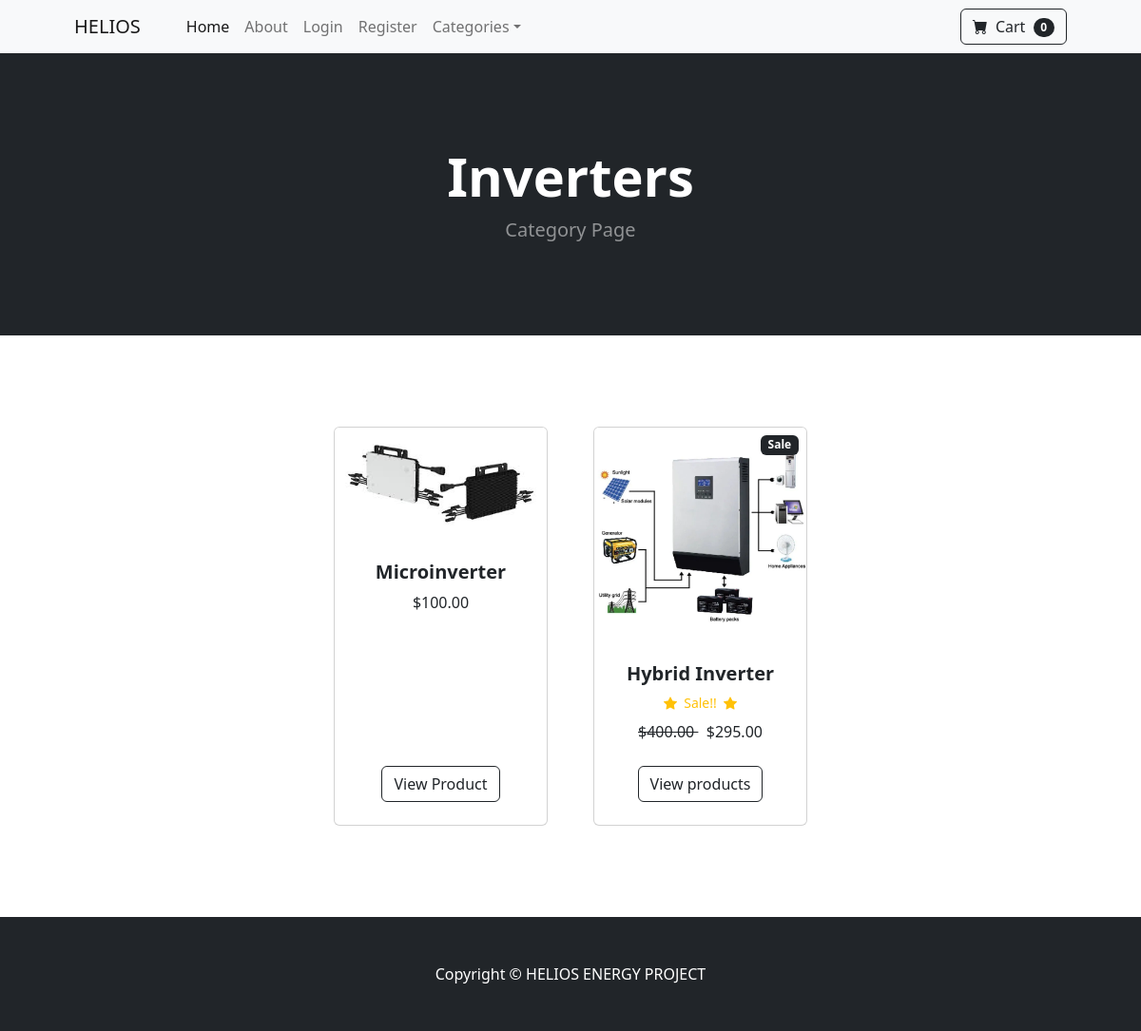
Screenshot of /category/Inverters with the database file from the repository.
### store/models.py (models this page shows, shortened)
class Category(models.Model):
    name = models.CharField(max_length=200)
    def __str__(self):
        return self.name
    class Meta:
        verbose_name_plural = 'categories'

class Product(models.Model):
    name = models.CharField(max_length=100)
    price = models.DecimalField(default=0, max_digits=10, decimal_places=2)
    description = models.CharField(max_length=1000, default='', blank=True, null=True )
    category = models.ForeignKey(Category, on_delete=models.CASCADE, default=1)
    image = models.ImageField(upload_to='uploads/products/')
    is_sale = models.BooleanField(default=False)
    sale_price = models.DecimalField(default=0, max_digits=10, decimal_places=2)

### store/views.py (the view)
# urls.py: path('category/<str:foo>', views.category, name='category'),
def category(request, foo):
    foo = foo.replace('-', ' ')
    try:
        category = Category.objects.get(name=foo)
        products = Product.objects.filter(category=category)
        return render(request, 'category.html', {'products': products, 'category': category})
    except:
        messages.success(request, 'Category does not exist')
        return redirect('home')

### cart/cart.py (called while the page is built)
    def __len__(self):
        return len(self.cart)

### cart/context_processors.py (called while the page is built)
def cart(request):
    return {'cart': Cart(request)}

### store/templates/category.html
{% extends 'base.html' %}
{% block content %}
        <header class="bg-dark py-5">
            <div class="container px-4 px-lg-5 my-5">
                <div class="text-center text-white">
                    <h1 class="display-4 fw-bolder">{{ category }}</h1>
                    <p class="lead fw-normal text-white-50 mb-0">Category Page</p>
                </div>
            </div>
        </header>
        <section class="py-5">
            <div class="container px-4 px-lg-5 mt-5">
                <div class="row gx-4 gx-lg-5 row-cols-2 row-cols-md-3 row-cols-xl-4 justify-content-center">
                    {% for product in products %}
                        {% if product.is_sale %}
                        <div class="col mb-5">
                            <div class="card h-100">
                                <div class="badge bg-dark text-white position-absolute" style="top: 0.5rem; right: 0.5rem">Sale</div>
                                <img class="card-img-top" src="{{product.image.url}}" alt="..." />
                                <div class="card-body p-4">
                                    <div class="text-center">
                                        <h5 class="fw-bolder">{{ product.name }}</h5>
                                        <div class="d-flex justify-content-center small text-warning mb-2">
                                        <div class="bi-star-fill"></div>
                                        &nbsp;&nbsp;Sale!!&nbsp;&nbsp;
                                        <div class="bi-star-fill"></div>
                                        </div>
                                        <strike>
                                        ${{ product.price }}
                                        </strike>
                                        &nbsp;
                                        ${{ product.sale_price }}
                                    </div>
                                </div>
                                <div class="card-footer p-4 pt-0 border-top-0 bg-transparent">
                                    <div class="text-center"><a class="btn btn-outline-dark mt-auto" href="{% url 'product' product.id %}">View products</a></div>
                                </div>
                            </div>
                        </div>
                        {% else %}
                    <div class="col mb-5">
                        <div class="card h-100">
                            <img class="card-img-top" src="{{product.image.url}}" alt="..." />
                            <div class="card-body p-4">
                                <div class="text-center">
                                    <h5 class="fw-bolder">{{ product.name }}</h5>
                                    ${{ product.price }}
                                </div>
                            </div>
                            <div class="card-footer p-4 pt-0 border-top-0 bg-transparent">
                                <div class="text-center"><a class="btn btn-outline-dark mt-auto" href="{% url 'product' product.id %}">View Product</a></div>
                            </div>
                        </div>
                    </div>
                        {% endif %}
                    {% endfor %}
                </div>
            </div>
        </section>
{% endblock %}

### rows the page displays
Category: name "Inverters"
Product: image (picture), name "Microinverter", price "100.00"
Product: image (picture), name "Hybrid Inverter", price "400.00", sale_price "295.00"

### other values shown
{{ cart|length }} "0"
